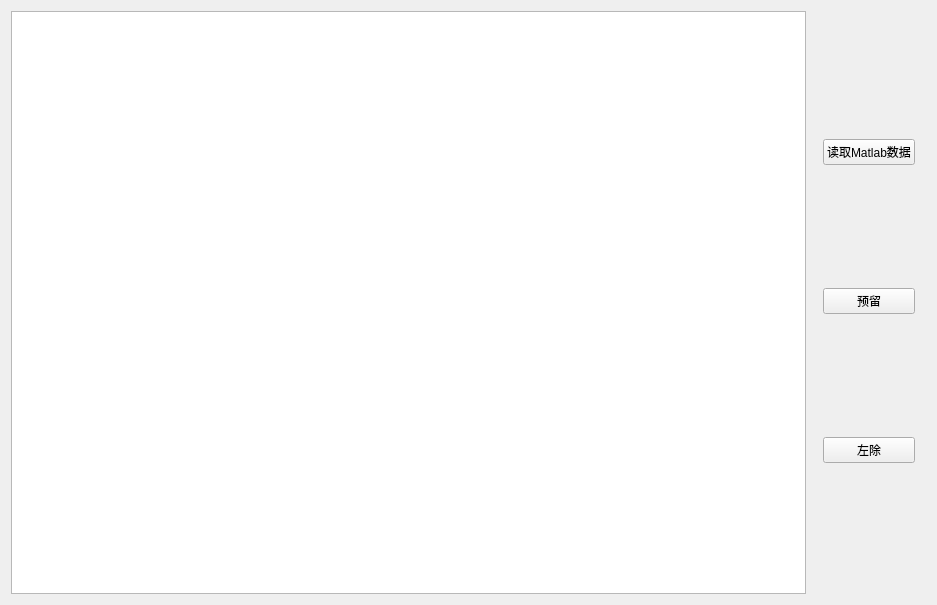
<?xml version="1.0" encoding="UTF-8"?>
<ui version="4.0">
 <class>Matrix_zuochu</class>
 <widget class="QWidget" name="Matrix_zuochu">
  <property name="geometry">
   <rect>
    <x>0</x>
    <y>0</y>
    <width>937</width>
    <height>605</height>
   </rect>
  </property>
  <property name="windowTitle">
   <string>Matrix_zuochu</string>
  </property>
  <layout class="QGridLayout" name="gridLayout">
   <item row="0" column="0">
    <widget class="QTextEdit" name="Edit_show_of_result"/>
   </item>
   <item row="0" column="1">
    <widget class="QWidget" name="widget" native="true">
     <layout class="QVBoxLayout" name="verticalLayout">
      <item>
       <widget class="QPushButton" name="btn_read_txt_Data">
        <property name="text">
         <string>读取Matlab数据</string>
        </property>
       </widget>
      </item>
      <item>
       <widget class="QPushButton" name="btn_zuochu">
        <property name="text">
         <string>预留</string>
        </property>
       </widget>
      </item>
      <item>
       <widget class="QPushButton" name="btn_get_matrix">
        <property name="text">
         <string>左除</string>
        </property>
       </widget>
      </item>
     </layout>
    </widget>
   </item>
  </layout>
 </widget>
 <layoutdefault spacing="6" margin="11"/>
 <resources/>
 <connections/>
</ui>
